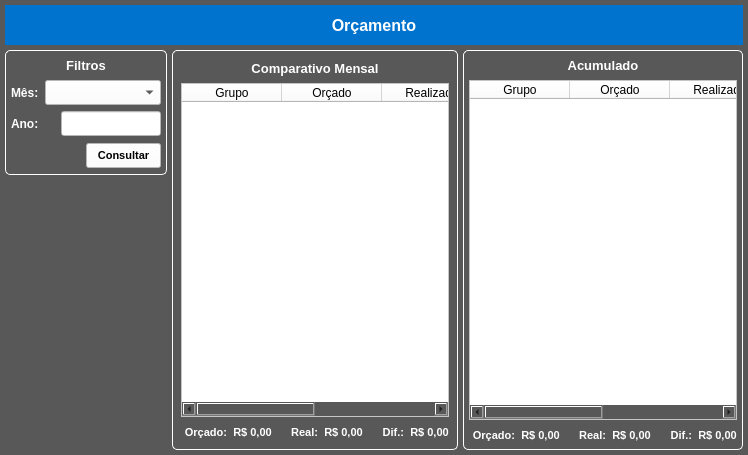
<?xml version="1.0" encoding="UTF-8"?>
<ui version="4.0">
 <class>MainWindow</class>
 <widget class="QMainWindow" name="MainWindow">
  <property name="geometry">
   <rect>
    <x>0</x>
    <y>0</y>
    <width>706</width>
    <height>455</height>
   </rect>
  </property>
  <property name="windowTitle">
   <string>Orçamento Mensal</string>
  </property>
  <widget class="QWidget" name="centralwidget">
   <property name="styleSheet">
    <string notr="true">background-color: rgb(88, 88, 88);</string>
   </property>
   <layout class="QVBoxLayout" name="verticalLayout">
    <property name="spacing">
     <number>5</number>
    </property>
    <property name="leftMargin">
     <number>5</number>
    </property>
    <property name="topMargin">
     <number>5</number>
    </property>
    <property name="rightMargin">
     <number>5</number>
    </property>
    <property name="bottomMargin">
     <number>5</number>
    </property>
    <item>
     <widget class="QWidget" name="widget" native="true">
      <property name="minimumSize">
       <size>
        <width>0</width>
        <height>40</height>
       </size>
      </property>
      <property name="maximumSize">
       <size>
        <width>16777215</width>
        <height>40</height>
       </size>
      </property>
      <property name="styleSheet">
       <string notr="true">background-color: rgb(0, 115, 207);</string>
      </property>
      <layout class="QHBoxLayout" name="horizontalLayout">
       <property name="spacing">
        <number>6</number>
       </property>
       <property name="leftMargin">
        <number>15</number>
       </property>
       <property name="topMargin">
        <number>6</number>
       </property>
       <property name="rightMargin">
        <number>15</number>
       </property>
       <property name="bottomMargin">
        <number>6</number>
       </property>
       <item>
        <widget class="QLabel" name="label_titulo">
         <property name="font">
          <font>
           <pointsize>12</pointsize>
           <weight>75</weight>
           <bold>true</bold>
          </font>
         </property>
         <property name="styleSheet">
          <string notr="true">color: rgb(255, 255, 255);</string>
         </property>
         <property name="text">
          <string>Orçamento</string>
         </property>
         <property name="alignment">
          <set>Qt::AlignCenter</set>
         </property>
        </widget>
       </item>
      </layout>
     </widget>
    </item>
    <item>
     <widget class="QWidget" name="widget_2" native="true">
      <layout class="QGridLayout" name="gridLayout" columnstretch="0,0,0">
       <property name="leftMargin">
        <number>0</number>
       </property>
       <property name="topMargin">
        <number>0</number>
       </property>
       <property name="rightMargin">
        <number>0</number>
       </property>
       <property name="bottomMargin">
        <number>0</number>
       </property>
       <property name="spacing">
        <number>5</number>
       </property>
       <item row="0" column="2">
        <widget class="QWidget" name="widget_7" native="true">
         <layout class="QVBoxLayout" name="verticalLayout_2">
          <property name="leftMargin">
           <number>0</number>
          </property>
          <property name="topMargin">
           <number>0</number>
          </property>
          <property name="rightMargin">
           <number>0</number>
          </property>
          <property name="bottomMargin">
           <number>0</number>
          </property>
          <item>
           <widget class="QWidget" name="widget_4" native="true">
            <property name="styleSheet">
             <string notr="true">#widget_4 {
    border: 1px solid rgb(255, 255, 255); /* Define a largura, estilo e cor da borda */
    border-radius: 5px; /* (Opcional) Adiciona cantos arredondados */
}</string>
            </property>
            <layout class="QVBoxLayout" name="verticalLayout_3">
             <property name="spacing">
              <number>6</number>
             </property>
             <property name="leftMargin">
              <number>6</number>
             </property>
             <property name="topMargin">
              <number>6</number>
             </property>
             <property name="rightMargin">
              <number>6</number>
             </property>
             <property name="bottomMargin">
              <number>6</number>
             </property>
             <item>
              <widget class="QLabel" name="label_5">
               <property name="minimumSize">
                <size>
                 <width>0</width>
                 <height>0</height>
                </size>
               </property>
               <property name="maximumSize">
                <size>
                 <width>16777215</width>
                 <height>18</height>
                </size>
               </property>
               <property name="font">
                <font>
                 <pointsize>10</pointsize>
                 <weight>75</weight>
                 <bold>true</bold>
                </font>
               </property>
               <property name="styleSheet">
                <string notr="true">color: rgb(255, 255, 255);</string>
               </property>
               <property name="text">
                <string>Acumulado</string>
               </property>
               <property name="alignment">
                <set>Qt::AlignCenter</set>
               </property>
              </widget>
             </item>
             <item>
              <widget class="QTableWidget" name="table_Acumulado">
               <property name="sizePolicy">
                <sizepolicy hsizetype="Preferred" vsizetype="Preferred">
                 <horstretch>0</horstretch>
                 <verstretch>0</verstretch>
                </sizepolicy>
               </property>
               <property name="font">
                <font>
                 <pointsize>7</pointsize>
                </font>
               </property>
               <property name="styleSheet">
                <string notr="true">background-color: rgb(255, 255, 255);</string>
               </property>
               <attribute name="verticalHeaderDefaultSectionSize">
                <number>0</number>
               </attribute>
               <attribute name="verticalHeaderMinimumSectionSize">
                <number>0</number>
               </attribute>
               <column>
                <property name="text">
                 <string>Grupo</string>
                </property>
               </column>
               <column>
                <property name="text">
                 <string>Orçado</string>
                </property>
               </column>
               <column>
                <property name="text">
                 <string>Realizado</string>
                </property>
               </column>
               <column>
                <property name="text">
                 <string>Dif.</string>
                </property>
               </column>
              </widget>
             </item>
             <item>
              <widget class="QWidget" name="widget_12" native="true">
               <property name="maximumSize">
                <size>
                 <width>16777215</width>
                 <height>18</height>
                </size>
               </property>
               <layout class="QHBoxLayout" name="horizontalLayout_6">
                <property name="leftMargin">
                 <number>0</number>
                </property>
                <property name="topMargin">
                 <number>0</number>
                </property>
                <property name="rightMargin">
                 <number>0</number>
                </property>
                <property name="bottomMargin">
                 <number>0</number>
                </property>
                <item>
                 <widget class="QLabel" name="label_70">
                  <property name="maximumSize">
                   <size>
                    <width>16777215</width>
                    <height>16777215</height>
                   </size>
                  </property>
                  <property name="font">
                   <font>
                    <pointsize>8</pointsize>
                    <weight>75</weight>
                    <bold>true</bold>
                   </font>
                  </property>
                  <property name="styleSheet">
                   <string notr="true">color: rgb(255, 255, 255);</string>
                  </property>
                  <property name="text">
                   <string> Orçado:</string>
                  </property>
                  <property name="alignment">
                   <set>Qt::AlignRight|Qt::AlignTrailing|Qt::AlignVCenter</set>
                  </property>
                 </widget>
                </item>
                <item>
                 <widget class="QLabel" name="label_A_Orca">
                  <property name="maximumSize">
                   <size>
                    <width>16777215</width>
                    <height>16777215</height>
                   </size>
                  </property>
                  <property name="font">
                   <font>
                    <pointsize>8</pointsize>
                    <weight>75</weight>
                    <bold>true</bold>
                   </font>
                  </property>
                  <property name="styleSheet">
                   <string notr="true">color: rgb(255, 255, 255);</string>
                  </property>
                  <property name="text">
                   <string>R$ 0,00</string>
                  </property>
                  <property name="alignment">
                   <set>Qt::AlignCenter</set>
                  </property>
                 </widget>
                </item>
                <item>
                 <widget class="QLabel" name="label_4">
                  <property name="text">
                   <string/>
                  </property>
                 </widget>
                </item>
                <item>
                 <widget class="QLabel" name="label_7">
                  <property name="maximumSize">
                   <size>
                    <width>16777215</width>
                    <height>16777215</height>
                   </size>
                  </property>
                  <property name="font">
                   <font>
                    <pointsize>8</pointsize>
                    <weight>75</weight>
                    <bold>true</bold>
                   </font>
                  </property>
                  <property name="styleSheet">
                   <string notr="true">color: rgb(255, 255, 255);</string>
                  </property>
                  <property name="text">
                   <string>Real:</string>
                  </property>
                  <property name="alignment">
                   <set>Qt::AlignRight|Qt::AlignTrailing|Qt::AlignVCenter</set>
                  </property>
                 </widget>
                </item>
                <item>
                 <widget class="QLabel" name="label_A_Real">
                  <property name="maximumSize">
                   <size>
                    <width>16777215</width>
                    <height>16777215</height>
                   </size>
                  </property>
                  <property name="font">
                   <font>
                    <pointsize>8</pointsize>
                    <weight>75</weight>
                    <bold>true</bold>
                   </font>
                  </property>
                  <property name="styleSheet">
                   <string notr="true">color: rgb(255, 255, 255);</string>
                  </property>
                  <property name="text">
                   <string>R$ 0,00</string>
                  </property>
                  <property name="alignment">
                   <set>Qt::AlignCenter</set>
                  </property>
                 </widget>
                </item>
                <item>
                 <widget class="QLabel" name="label_12">
                  <property name="text">
                   <string/>
                  </property>
                 </widget>
                </item>
                <item>
                 <widget class="QLabel" name="label_10">
                  <property name="maximumSize">
                   <size>
                    <width>16777215</width>
                    <height>16777215</height>
                   </size>
                  </property>
                  <property name="font">
                   <font>
                    <pointsize>8</pointsize>
                    <weight>75</weight>
                    <bold>true</bold>
                   </font>
                  </property>
                  <property name="styleSheet">
                   <string notr="true">color: rgb(255, 255, 255);</string>
                  </property>
                  <property name="text">
                   <string>Dif.:</string>
                  </property>
                  <property name="alignment">
                   <set>Qt::AlignRight|Qt::AlignTrailing|Qt::AlignVCenter</set>
                  </property>
                 </widget>
                </item>
                <item>
                 <widget class="QLabel" name="label_A_Dif">
                  <property name="maximumSize">
                   <size>
                    <width>16777215</width>
                    <height>16777215</height>
                   </size>
                  </property>
                  <property name="font">
                   <font>
                    <pointsize>8</pointsize>
                    <weight>75</weight>
                    <bold>true</bold>
                   </font>
                  </property>
                  <property name="styleSheet">
                   <string notr="true">color: rgb(255, 255, 255);</string>
                  </property>
                  <property name="text">
                   <string>R$ 0,00</string>
                  </property>
                  <property name="alignment">
                   <set>Qt::AlignCenter</set>
                  </property>
                 </widget>
                </item>
               </layout>
              </widget>
             </item>
            </layout>
           </widget>
          </item>
         </layout>
        </widget>
       </item>
       <item row="0" column="0">
        <widget class="QWidget" name="widget_3" native="true">
         <property name="minimumSize">
          <size>
           <width>0</width>
           <height>0</height>
          </size>
         </property>
         <property name="maximumSize">
          <size>
           <width>350</width>
           <height>16777215</height>
          </size>
         </property>
         <layout class="QGridLayout" name="gridLayout_2">
          <property name="leftMargin">
           <number>0</number>
          </property>
          <property name="topMargin">
           <number>0</number>
          </property>
          <property name="rightMargin">
           <number>0</number>
          </property>
          <property name="bottomMargin">
           <number>0</number>
          </property>
          <property name="horizontalSpacing">
           <number>0</number>
          </property>
          <property name="verticalSpacing">
           <number>6</number>
          </property>
          <item row="0" column="0">
           <widget class="QWidget" name="widget_8" native="true">
            <property name="minimumSize">
             <size>
              <width>0</width>
              <height>0</height>
             </size>
            </property>
            <property name="maximumSize">
             <size>
              <width>16777215</width>
              <height>125</height>
             </size>
            </property>
            <property name="styleSheet">
             <string notr="true">#widget_8 {
    border: 1px solid rgb(255, 255, 255); /* Define a largura, estilo e cor da borda */
    border-radius: 5px; /* (Opcional) Adiciona cantos arredondados */
}</string>
            </property>
            <layout class="QVBoxLayout" name="verticalLayout_4">
             <property name="leftMargin">
              <number>6</number>
             </property>
             <property name="topMargin">
              <number>6</number>
             </property>
             <property name="rightMargin">
              <number>6</number>
             </property>
             <property name="bottomMargin">
              <number>6</number>
             </property>
             <item>
              <widget class="QLabel" name="label_titulo_2">
               <property name="maximumSize">
                <size>
                 <width>16777215</width>
                 <height>18</height>
                </size>
               </property>
               <property name="font">
                <font>
                 <pointsize>10</pointsize>
                 <weight>75</weight>
                 <bold>true</bold>
                </font>
               </property>
               <property name="styleSheet">
                <string notr="true">color: rgb(255, 255, 255);</string>
               </property>
               <property name="text">
                <string>Filtros</string>
               </property>
               <property name="alignment">
                <set>Qt::AlignCenter</set>
               </property>
              </widget>
             </item>
             <item>
              <widget class="QWidget" name="widget_10" native="true">
               <property name="maximumSize">
                <size>
                 <width>16777215</width>
                 <height>25</height>
                </size>
               </property>
               <layout class="QHBoxLayout" name="horizontalLayout_5">
                <property name="leftMargin">
                 <number>0</number>
                </property>
                <property name="topMargin">
                 <number>0</number>
                </property>
                <property name="rightMargin">
                 <number>0</number>
                </property>
                <property name="bottomMargin">
                 <number>0</number>
                </property>
                <item>
                 <widget class="QLabel" name="label_11">
                  <property name="minimumSize">
                   <size>
                    <width>0</width>
                    <height>0</height>
                   </size>
                  </property>
                  <property name="maximumSize">
                   <size>
                    <width>16777215</width>
                    <height>16777215</height>
                   </size>
                  </property>
                  <property name="font">
                   <font>
                    <pointsize>9</pointsize>
                    <weight>75</weight>
                    <bold>true</bold>
                   </font>
                  </property>
                  <property name="styleSheet">
                   <string notr="true">color: rgb(255, 255, 255);</string>
                  </property>
                  <property name="text">
                   <string>Mês:</string>
                  </property>
                 </widget>
                </item>
                <item>
                 <widget class="QComboBox" name="combo_Meses">
                  <property name="sizePolicy">
                   <sizepolicy hsizetype="Preferred" vsizetype="Preferred">
                    <horstretch>0</horstretch>
                    <verstretch>0</verstretch>
                   </sizepolicy>
                  </property>
                  <property name="minimumSize">
                   <size>
                    <width>0</width>
                    <height>0</height>
                   </size>
                  </property>
                  <property name="maximumSize">
                   <size>
                    <width>160</width>
                    <height>25</height>
                   </size>
                  </property>
                  <property name="font">
                   <font>
                    <pointsize>8</pointsize>
                   </font>
                  </property>
                  <property name="styleSheet">
                   <string notr="true">background-color: rgb(255, 255, 255);</string>
                  </property>
                  <item>
                   <property name="text">
                    <string/>
                   </property>
                  </item>
                  <item>
                   <property name="text">
                    <string>1 - JANEIRO</string>
                   </property>
                  </item>
                  <item>
                   <property name="text">
                    <string>2 - FEVEREIRO</string>
                   </property>
                  </item>
                  <item>
                   <property name="text">
                    <string>3 - MARÇO</string>
                   </property>
                  </item>
                  <item>
                   <property name="text">
                    <string>4 - ABRIL</string>
                   </property>
                  </item>
                  <item>
                   <property name="text">
                    <string>5 - MAIO</string>
                   </property>
                  </item>
                  <item>
                   <property name="text">
                    <string>6 - JUNHO</string>
                   </property>
                  </item>
                  <item>
                   <property name="text">
                    <string>7 - JULHO</string>
                   </property>
                  </item>
                  <item>
                   <property name="text">
                    <string>8 - AGOSTO</string>
                   </property>
                  </item>
                  <item>
                   <property name="text">
                    <string>9 - SETEMBRO</string>
                   </property>
                  </item>
                  <item>
                   <property name="text">
                    <string>10 - OUTUBRO</string>
                   </property>
                  </item>
                  <item>
                   <property name="text">
                    <string>11 - NOVEMBRO</string>
                   </property>
                  </item>
                  <item>
                   <property name="text">
                    <string>12 - DEZEMBRO</string>
                   </property>
                  </item>
                 </widget>
                </item>
               </layout>
              </widget>
             </item>
             <item>
              <widget class="QWidget" name="widget_9" native="true">
               <property name="maximumSize">
                <size>
                 <width>16777215</width>
                 <height>25</height>
                </size>
               </property>
               <layout class="QHBoxLayout" name="horizontalLayout_3">
                <property name="leftMargin">
                 <number>0</number>
                </property>
                <property name="topMargin">
                 <number>0</number>
                </property>
                <property name="rightMargin">
                 <number>0</number>
                </property>
                <property name="bottomMargin">
                 <number>0</number>
                </property>
                <item>
                 <widget class="QLabel" name="label_24">
                  <property name="font">
                   <font>
                    <pointsize>9</pointsize>
                    <weight>75</weight>
                    <bold>true</bold>
                   </font>
                  </property>
                  <property name="styleSheet">
                   <string notr="true">color: rgb(255, 255, 255);</string>
                  </property>
                  <property name="text">
                   <string>Ano:</string>
                  </property>
                  <property name="alignment">
                   <set>Qt::AlignLeading|Qt::AlignLeft|Qt::AlignVCenter</set>
                  </property>
                 </widget>
                </item>
                <item>
                 <widget class="QLineEdit" name="line_Ano">
                  <property name="sizePolicy">
                   <sizepolicy hsizetype="Preferred" vsizetype="Preferred">
                    <horstretch>0</horstretch>
                    <verstretch>0</verstretch>
                   </sizepolicy>
                  </property>
                  <property name="minimumSize">
                   <size>
                    <width>0</width>
                    <height>0</height>
                   </size>
                  </property>
                  <property name="maximumSize">
                   <size>
                    <width>100</width>
                    <height>16777215</height>
                   </size>
                  </property>
                  <property name="font">
                   <font>
                    <pointsize>9</pointsize>
                   </font>
                  </property>
                  <property name="styleSheet">
                   <string notr="true">background-color: rgb(255, 255, 255);</string>
                  </property>
                  <property name="text">
                   <string/>
                  </property>
                  <property name="maxLength">
                   <number>45</number>
                  </property>
                  <property name="alignment">
                   <set>Qt::AlignLeading|Qt::AlignLeft|Qt::AlignVCenter</set>
                  </property>
                 </widget>
                </item>
               </layout>
              </widget>
             </item>
             <item>
              <widget class="QWidget" name="widget_11" native="true">
               <layout class="QHBoxLayout" name="horizontalLayout_4">
                <property name="leftMargin">
                 <number>0</number>
                </property>
                <property name="topMargin">
                 <number>0</number>
                </property>
                <property name="rightMargin">
                 <number>0</number>
                </property>
                <property name="bottomMargin">
                 <number>0</number>
                </property>
                <item>
                 <widget class="QLabel" name="label">
                  <property name="text">
                   <string/>
                  </property>
                 </widget>
                </item>
                <item>
                 <widget class="QPushButton" name="btn_Consulta">
                  <property name="sizePolicy">
                   <sizepolicy hsizetype="Preferred" vsizetype="Preferred">
                    <horstretch>0</horstretch>
                    <verstretch>0</verstretch>
                   </sizepolicy>
                  </property>
                  <property name="minimumSize">
                   <size>
                    <width>0</width>
                    <height>0</height>
                   </size>
                  </property>
                  <property name="maximumSize">
                   <size>
                    <width>75</width>
                    <height>25</height>
                   </size>
                  </property>
                  <property name="font">
                   <font>
                    <pointsize>8</pointsize>
                    <weight>75</weight>
                    <bold>true</bold>
                   </font>
                  </property>
                  <property name="cursor">
                   <cursorShape>PointingHandCursor</cursorShape>
                  </property>
                  <property name="styleSheet">
                   <string notr="true">background-color: rgb(255, 255, 255);</string>
                  </property>
                  <property name="text">
                   <string>Consultar</string>
                  </property>
                 </widget>
                </item>
               </layout>
              </widget>
             </item>
            </layout>
           </widget>
          </item>
          <item row="1" column="0">
           <widget class="QWidget" name="widget_5" native="true"/>
          </item>
         </layout>
        </widget>
       </item>
       <item row="0" column="1">
        <widget class="QWidget" name="widget_6" native="true">
         <property name="styleSheet">
          <string notr="true">#widget_6 {
    border: 1px solid rgb(255, 255, 255); /* Define a largura, estilo e cor da borda */
    border-radius: 5px; /* (Opcional) Adiciona cantos arredondados */
}</string>
         </property>
         <layout class="QVBoxLayout" name="verticalLayout_5">
          <item>
           <widget class="QLabel" name="label_6">
            <property name="minimumSize">
             <size>
              <width>0</width>
              <height>0</height>
             </size>
            </property>
            <property name="maximumSize">
             <size>
              <width>16777215</width>
              <height>18</height>
             </size>
            </property>
            <property name="font">
             <font>
              <pointsize>10</pointsize>
              <weight>75</weight>
              <bold>true</bold>
             </font>
            </property>
            <property name="styleSheet">
             <string notr="true">color: rgb(255, 255, 255);</string>
            </property>
            <property name="text">
             <string>Comparativo Mensal</string>
            </property>
            <property name="alignment">
             <set>Qt::AlignCenter</set>
            </property>
           </widget>
          </item>
          <item>
           <widget class="QTableWidget" name="table_Mensal">
            <property name="sizePolicy">
             <sizepolicy hsizetype="Preferred" vsizetype="Preferred">
              <horstretch>0</horstretch>
              <verstretch>0</verstretch>
             </sizepolicy>
            </property>
            <property name="font">
             <font>
              <pointsize>7</pointsize>
             </font>
            </property>
            <property name="styleSheet">
             <string notr="true">background-color: rgb(255, 255, 255);</string>
            </property>
            <attribute name="verticalHeaderDefaultSectionSize">
             <number>0</number>
            </attribute>
            <attribute name="verticalHeaderMinimumSectionSize">
             <number>0</number>
            </attribute>
            <column>
             <property name="text">
              <string>Grupo</string>
             </property>
            </column>
            <column>
             <property name="text">
              <string>Orçado</string>
             </property>
            </column>
            <column>
             <property name="text">
              <string>Realizado</string>
             </property>
            </column>
            <column>
             <property name="text">
              <string>Dif.</string>
             </property>
            </column>
           </widget>
          </item>
          <item>
           <widget class="QWidget" name="widget_13" native="true">
            <property name="maximumSize">
             <size>
              <width>16777215</width>
              <height>18</height>
             </size>
            </property>
            <layout class="QHBoxLayout" name="horizontalLayout_7">
             <property name="leftMargin">
              <number>0</number>
             </property>
             <property name="topMargin">
              <number>0</number>
             </property>
             <property name="rightMargin">
              <number>0</number>
             </property>
             <property name="bottomMargin">
              <number>0</number>
             </property>
             <item>
              <widget class="QLabel" name="label_69">
               <property name="maximumSize">
                <size>
                 <width>16777215</width>
                 <height>16777215</height>
                </size>
               </property>
               <property name="font">
                <font>
                 <pointsize>8</pointsize>
                 <weight>75</weight>
                 <bold>true</bold>
                </font>
               </property>
               <property name="styleSheet">
                <string notr="true">color: rgb(255, 255, 255);</string>
               </property>
               <property name="text">
                <string> Orçado:</string>
               </property>
               <property name="alignment">
                <set>Qt::AlignRight|Qt::AlignTrailing|Qt::AlignVCenter</set>
               </property>
              </widget>
             </item>
             <item>
              <widget class="QLabel" name="label_M_Orca">
               <property name="maximumSize">
                <size>
                 <width>16777215</width>
                 <height>16777215</height>
                </size>
               </property>
               <property name="font">
                <font>
                 <pointsize>8</pointsize>
                 <weight>75</weight>
                 <bold>true</bold>
                </font>
               </property>
               <property name="styleSheet">
                <string notr="true">color: rgb(255, 255, 255);</string>
               </property>
               <property name="text">
                <string>R$ 0,00</string>
               </property>
               <property name="alignment">
                <set>Qt::AlignCenter</set>
               </property>
              </widget>
             </item>
             <item>
              <widget class="QLabel" name="label_2">
               <property name="text">
                <string/>
               </property>
              </widget>
             </item>
             <item>
              <widget class="QLabel" name="label_8">
               <property name="maximumSize">
                <size>
                 <width>16777215</width>
                 <height>16777215</height>
                </size>
               </property>
               <property name="font">
                <font>
                 <pointsize>8</pointsize>
                 <weight>75</weight>
                 <bold>true</bold>
                </font>
               </property>
               <property name="styleSheet">
                <string notr="true">color: rgb(255, 255, 255);</string>
               </property>
               <property name="text">
                <string>Real:</string>
               </property>
               <property name="alignment">
                <set>Qt::AlignRight|Qt::AlignTrailing|Qt::AlignVCenter</set>
               </property>
              </widget>
             </item>
             <item>
              <widget class="QLabel" name="label_M_Real">
               <property name="maximumSize">
                <size>
                 <width>16777215</width>
                 <height>16777215</height>
                </size>
               </property>
               <property name="font">
                <font>
                 <pointsize>8</pointsize>
                 <weight>75</weight>
                 <bold>true</bold>
                </font>
               </property>
               <property name="styleSheet">
                <string notr="true">color: rgb(255, 255, 255);</string>
               </property>
               <property name="text">
                <string>R$ 0,00</string>
               </property>
               <property name="alignment">
                <set>Qt::AlignCenter</set>
               </property>
              </widget>
             </item>
             <item>
              <widget class="QLabel" name="label_3">
               <property name="text">
                <string/>
               </property>
              </widget>
             </item>
             <item>
              <widget class="QLabel" name="label_9">
               <property name="maximumSize">
                <size>
                 <width>16777215</width>
                 <height>16777215</height>
                </size>
               </property>
               <property name="font">
                <font>
                 <pointsize>8</pointsize>
                 <weight>75</weight>
                 <bold>true</bold>
                </font>
               </property>
               <property name="styleSheet">
                <string notr="true">color: rgb(255, 255, 255);</string>
               </property>
               <property name="text">
                <string>Dif.:</string>
               </property>
               <property name="alignment">
                <set>Qt::AlignRight|Qt::AlignTrailing|Qt::AlignVCenter</set>
               </property>
              </widget>
             </item>
             <item>
              <widget class="QLabel" name="label_M_Dif">
               <property name="maximumSize">
                <size>
                 <width>16777215</width>
                 <height>16777215</height>
                </size>
               </property>
               <property name="font">
                <font>
                 <pointsize>8</pointsize>
                 <weight>75</weight>
                 <bold>true</bold>
                </font>
               </property>
               <property name="styleSheet">
                <string notr="true">color: rgb(255, 255, 255);</string>
               </property>
               <property name="text">
                <string>R$ 0,00</string>
               </property>
               <property name="alignment">
                <set>Qt::AlignCenter</set>
               </property>
              </widget>
             </item>
            </layout>
           </widget>
          </item>
         </layout>
        </widget>
       </item>
      </layout>
     </widget>
    </item>
   </layout>
  </widget>
 </widget>
 <resources/>
 <connections/>
</ui>
